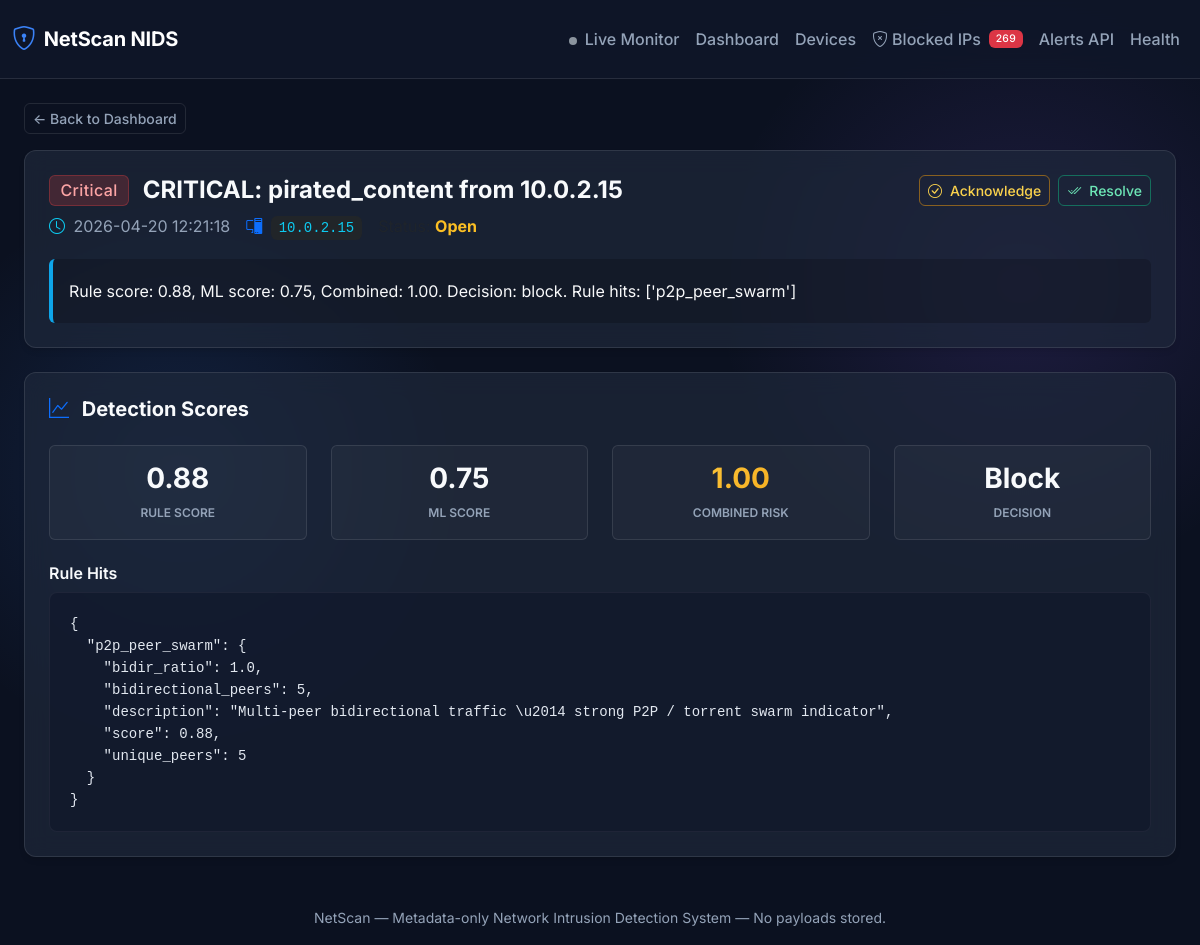
Screenshot of /alert/123 with the database file from the repository.
### app/db/models.py (models this page shows)
class Base(DeclarativeBase):
    pass

class Alert(Base):
    __tablename__ = "alerts"
    id: Mapped[int] = mapped_column(Integer, primary_key=True, autoincrement=True)
    detection_id: Mapped[int | None] = mapped_column(ForeignKey("detections.id"), nullable=True, index=True)
    ai_assessment_id: Mapped[int | None] = mapped_column(
        ForeignKey("ai_assessments.id"), nullable=True, index=True
    )
    src_ip: Mapped[str] = mapped_column(String(64), index=True)
    window_start: Mapped[datetime] = mapped_column(DateTime, index=True)
    window_end: Mapped[datetime] = mapped_column(DateTime, index=True)
    title: Mapped[str] = mapped_column(String(200))
    summary: Mapped[str] = mapped_column(Text)
    severity: Mapped[str] = mapped_column(String(16))
    threat_type: Mapped[str] = mapped_column(String(64))
    status: Mapped[str] = mapped_column(String(16), default="open")  # open|acknowledged|resolved
    created_at: Mapped[datetime] = mapped_column(DateTime, default=datetime.utcnow)
    resolved_at: Mapped[datetime | None] = mapped_column(DateTime, nullable=True)
    detection: Mapped["Detection | None"] = relationship(back_populates="alerts")

### app/api/routes_dashboard.py (the view)
@router.get("/alert/{alert_id}", response_class=HTMLResponse)
def alert_detail_page(alert_id: int, request: Request, db: Session = Depends(get_db)):
    alert = db.query(Alert).filter(Alert.id == alert_id).first()
    detection = None
    ai = None
    if alert and alert.detection_id:
        detection = db.query(Detection).filter(Detection.id == alert.detection_id).first()
    if alert and alert.ai_assessment_id:
        ai = db.query(AIAssessment).filter(AIAssessment.id == alert.ai_assessment_id).first()
    return templates.TemplateResponse(
        request,
        "alert_detail.html",
        {
            "alert": alert,
            "detection": detection,
            "ai": ai,
        },
    )

### templates/alert_detail.html (shortened to what this page needs)
{% extends "base.html" %}
{% block content %}
{% if not alert %}
<div class="alert alert-danger">Alert not found.</div>
{% else %}
<a href="/" class="btn btn-outline-secondary btn-sm mb-3">← Back to Dashboard</a>
<div class="card p-4 mb-4 border-0">
    <div class="d-flex justify-content-between align-items-start mb-3">
        <div>
            <h4 class="fw-bold mb-2">
                <span class="badge badge-{{ alert.severity }} me-2 align-middle fs-6">{{ alert.severity|title }}</span>
                <span class="align-middle">{{ alert.title }}</span>
            </h4>
            <p class="text-secondary mb-1 d-flex align-items-center gap-3">
                <span><i class="bi bi-clock text-info me-1"></i> {{ alert.created_at.strftime('%Y-%m-%d %H:%M:%S')
                    }}</span>
                <span><i class="bi bi-pc-display text-primary me-1"></i> <code
                        class="bg-dark px-2 py-1 rounded text-info">{{ alert.src_ip }}</code></span>
                <span><span class="text-muted">Status:</span>
                    {% if alert.status == 'open' %}
                    <strong class="text-warning">Open</strong>
                    {% elif alert.status == 'acknowledged' %}
                    <strong class="text-info">Acknowledged</strong>
                    {% else %}
                    <strong class="text-success">Resolved</strong>
                    {% endif %}
                </span>
            </p>
        </div>
        <div class="d-flex gap-2">
            {% if alert.status == 'open' %}
            <button class="btn btn-sm btn-outline-warning d-flex align-items-center gap-2"
                onclick="patchStatus({{ alert.id }}, 'acknowledged')">
                <i class="bi bi-check-circle"></i> Acknowledge
            </button>
            <button class="btn btn-sm btn-outline-success d-flex align-items-center gap-2"
                onclick="patchStatus({{ alert.id }}, 'resolved')">
                <i class="bi bi-check2-all"></i> Resolve
            </button>
            {% elif alert.status == 'acknowledged' %}
            <button class="btn btn-sm btn-outline-success d-flex align-items-center gap-2"
                onclick="patchStatus({{ alert.id }}, 'resolved')">
                <i class="bi bi-check2-all"></i> Resolve
            </button>
            {% endif %}
        </div>
    </div>
    <div class="p-3 rounded" style="background: rgba(0,0,0,0.2); border-left: 4px solid var(--accent-info);">
        <p class="mb-0 text-light lh-lg">{{ alert.summary }}</p>
    </div>
</div>
{% if detection %}
<div class="card p-4 mb-4 border-0">
    <h5 class="fw-bold mb-4"><i class="bi bi-graph-up text-primary me-2"></i> Detection Scores</h5>
    <div class="row g-4">
        <div class="col-md-3">
            <div class="p-3 rounded text-center h-100"
                style="background: rgba(255,255,255,0.03); border: 1px solid var(--border-light);">
                <h3 class="mb-1 fw-bold text-gradient-primary">{{ '%.2f'|format(detection.rule_score) }}</h3>
                <small class="text-secondary text-uppercase fw-semibold tracking-wide" style="font-size: 0.75rem;">Rule
                    Score</small>
            </div>
        </div>
        <div class="col-md-3">
            <div class="p-3 rounded text-center h-100"
                style="background: rgba(255,255,255,0.03); border: 1px solid var(--border-light);">
                <h3 class="mb-1 fw-bold text-gradient-primary">{{ '%.2f'|format(detection.ml_score) }}</h3>
                <small class="text-secondary text-uppercase fw-semibold tracking-wide" style="font-size: 0.75rem;">ML
                    Score</small>
            </div>
        </div>
        <div class="col-md-3">
            <div class="p-3 rounded text-center h-100"
                style="background: rgba(255,255,255,0.03); border: 1px solid var(--border-light);">
                <h3 class="mb-1 fw-bold text-gradient-high">{{ '%.2f'|format(detection.combined_risk) }}</h3>
                <small class="text-secondary text-uppercase fw-semibold tracking-wide"
                    style="font-size: 0.75rem;">Combined Risk</small>
            </div>
        </div>
        <div class="col-md-3">
            <div class="p-3 rounded text-center h-100"
                style="background: rgba(255,255,255,0.03); border: 1px solid var(--border-light);">
                <h3 class="mb-1 fw-bold text-gradient-info text-capitalize">{{ detection.decision }}</h3>
                <small class="text-secondary text-uppercase fw-semibold tracking-wide"
                    style="font-size: 0.75rem;">Decision</small>
            </div>
        </div>
    </div>
    {% if detection.rule_hits %}
    <h6 class="mt-4 fw-semibold">Rule Hits</h6>
    <pre class="mb-0"><code>{{ detection.rule_hits | tojson(indent=2) }}</code></pre>
    {% endif %}
</div>
{% endif %}
{% endif %}
{% endblock %}

### static/style.css (style rules this page uses)
:root { --bg-base: #0b1120; --bg-surface: rgba(30, 41, 59, 0.7); --bg-surface-hover: rgba(51, 65, 85, 0.8); --border-light: rgba(255, 255, 255, 0.1); --text-main: #f8fafc; --text-muted: #94a3b8; --accent-primary: #3b82f6; --accent-critical: #ef4444; --accent-high: #f59e0b; --accent-medium: #8b5cf6; --accent-low: #10b981; --accent-info: #0ea5e9; }
body { background-color: var(--bg-base); background-image: radial-gradient(circle at 15% 50%, rgba(59, 130, 246, 0.15), transparent 25%), radial-gradient(circle at 85% 30%, rgba(139, 92, 246, 0.15), transparent 25%); background-attachment: fixed; color: var(--text-main); font-family: 'Inter', -apple-system, BlinkMacSystemFont, "Segoe UI", Roboto, "Helvetica Neue", Arial, sans-serif; -webkit-font-smoothing: antialiased; }
.card, .stat-card { background: var(--bg-surface) !important; backdrop-filter: blur(12px); -webkit-backdrop-filter: blur(12px); border: 1px solid var(--border-light) !important; border-radius: 12px; box-shadow: 0 4px 6px -1px rgba(0, 0, 0, 0.1), 0 2px 4px -1px rgba(0, 0, 0, 0.06); transition: transform 0.2s ease, box-shadow 0.2s ease, background 0.2s ease; }
h1, h2, h3, h4, h5, h6 { font-weight: 600; color: var(--text-main); }
a { color: var(--accent-primary); text-decoration: none; transition: opacity 0.2s ease; }
.badge { padding: 0.4em 0.65em; font-weight: 500; letter-spacing: 0.025em; border-radius: 6px; }
.badge-critical { background-color: rgba(239, 68, 68, 0.2); color: #fca5a5; border: 1px solid rgba(239, 68, 68, 0.3); }
.btn { font-weight: 500; border-radius: 6px; transition: all 0.2s ease; }
.btn-outline-warning { color: #fcd34d; border-color: rgba(245, 158, 11, 0.5); }
.btn-outline-success { color: #6ee7b7; border-color: rgba(16, 185, 129, 0.5); }
.btn-outline-secondary { color: var(--text-muted); border-color: var(--border-light); }
pre { background: rgba(15, 23, 42, 0.6) !important; border: 1px solid rgba(255, 255, 255, 0.05); color: #e2e8f0 !important; font-family: 'JetBrains Mono', 'Fira Code', monospace; font-size: 0.875rem; border-radius: 8px !important; padding: 1.25rem !important; }
.text-gradient-high { background: linear-gradient(135deg, #fcd34d, #f59e0b); -webkit-background-clip: text; -webkit-text-fill-color: transparent; }
.text-warning { color: #fbbf24 !important; }
.text-secondary { color: var(--text-muted) !important; }

### rows the page displays
Alert: severity "Critical", title "CRITICAL: pirated_content from 10.0.2.15", created_at "2026-04-20 12:21:18", src_ip "10.0.2.15", summary "Rule score: 0.88, ML score: 0.75, Combined: 1.00. Decision: block. Rule hits: ['p2p_peer_swarm']"

### other values shown
{{ '%.2f'|format(detection.rule_score) }} "0.88"
{{ '%.2f'|format(detection.ml_score) }} "0.75"
{{ '%.2f'|format(detection.combined_risk) }} "1.00"
{{ detection.decision }} "Block"
{{ detection.rule_hits | tojson(indent=2) }} "{ \"p2p_peer_swarm\": { \"bidir_ratio\": 1.0, \"bidirectional_peers\": 5, \"description\": \"Multi-peer bidirectional traffic \\u2014 strong P2P / torrent swarm indicator\", \"score\": 0.88, \"unique_peers\": 5 } }"
